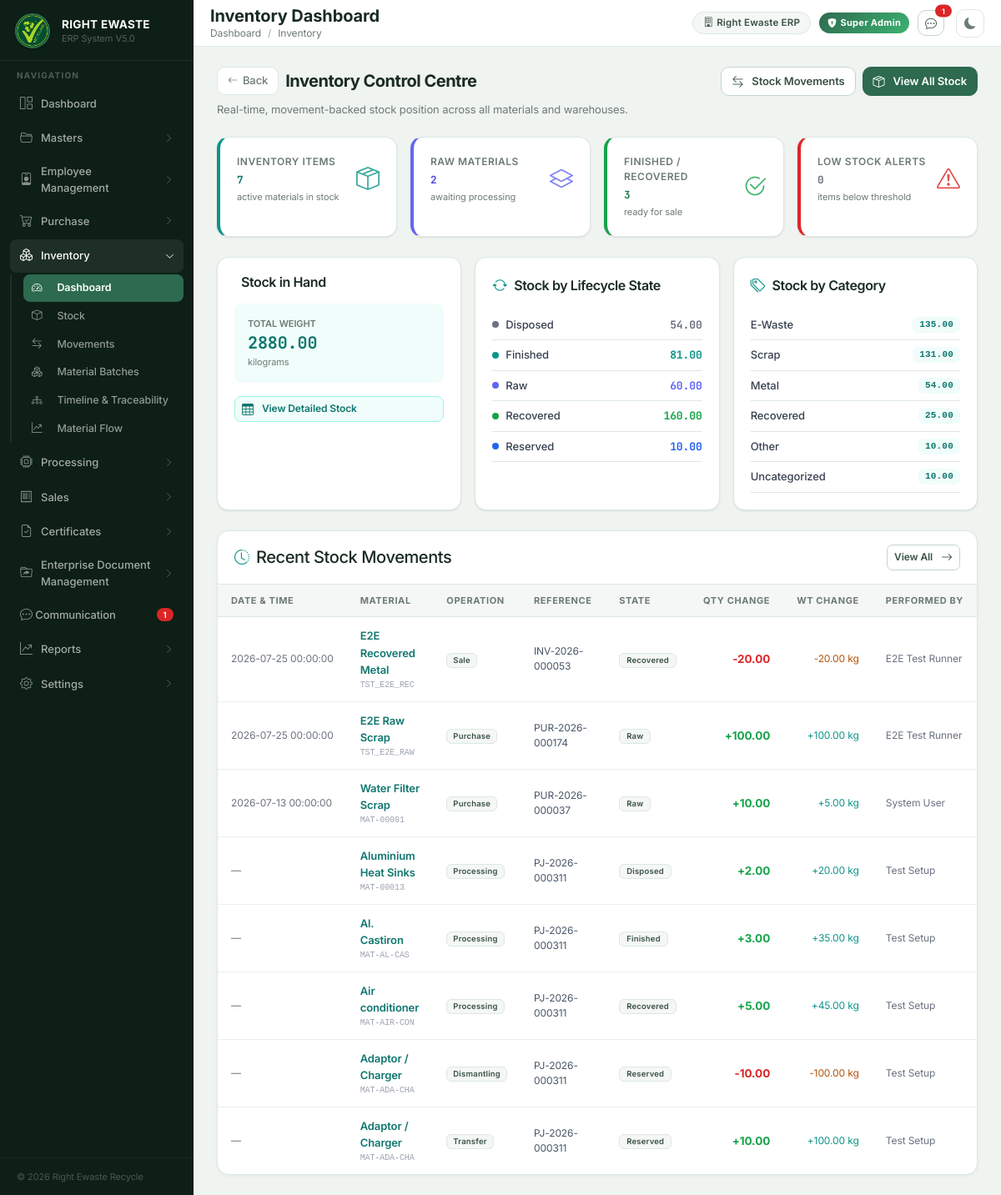
The page /inventory/dashboard on the database its author committed.
### tables this page shows
CREATE TABLE stock_movement (
    id INTEGER PRIMARY KEY AUTOINCREMENT,
    movement_key TEXT NOT NULL UNIQUE,
    material_id INTEGER NOT NULL,
    warehouse_id INTEGER NOT NULL DEFAULT 1,
    inventory_state TEXT NOT NULL,
    movement_type TEXT NOT NULL CHECK(movement_type IN (
        'PURCHASE', 'SALE', 'PROCESSING', 'REFURBISHMENT', 'DISMANTLING', 'SORTING',
        'INTERNAL_CONSUMPTION', 'WEIGHT_ADJUSTMENT', 'MANUAL_ADJUSTMENT', 'RETURN', 'TRANSFER'
    )),
    reference_type TEXT NOT NULL,
    reference_id INTEGER,
    reference_number TEXT,
    quantity_before REAL NOT NULL,
    quantity_change REAL NOT NULL,
    quantity_after REAL NOT NULL,
    weight_before REAL NOT NULL,
    weight_change REAL NOT NULL,
    weight_after REAL NOT NULL,
    performed_by TEXT NOT NULL DEFAULT 'System User',
    remarks TEXT,
    processing_job_reference TEXT,
    certificate_reference TEXT,
    created_at DATETIME DEFAULT CURRENT_TIMESTAMP, batch_id INTEGER, batch_number TEXT, from_location TEXT, to_location TEXT, financial_valuation REAL DEFAULT 0.0, cogs REAL DEFAULT 0.0, disposal_cost REAL DEFAULT 0.0,
    FOREIGN KEY (material_id) REFERENCES material(id),
    FOREIGN KEY (warehouse_id) REFERENCES warehouse(id)
);

CREATE TABLE material (

    id INTEGER PRIMARY KEY AUTOINCREMENT,

    material_code TEXT NOT NULL UNIQUE,

    material_name TEXT NOT NULL,

    hsn_code TEXT NOT NULL,

    uom TEXT NOT NULL,

    gst_percentage REAL NOT NULL,

    description TEXT,

    is_active INTEGER NOT NULL DEFAULT 1,

    created_at DATETIME DEFAULT CURRENT_TIMESTAMP,

    updated_at DATETIME DEFAULT CURRENT_TIMESTAMP

, category TEXT, tracking_type TEXT NOT NULL DEFAULT 'BOTH');

### backend/routes/inventory.py (the view)
@inventory_bp.route("/inventory/dashboard")
def inventory_dashboard():
    data = get_dashboard_summary()
    return render_template(
        "inventory/inventory_dashboard.html",
        snapshot=data["snapshot"],
        categories=data["categories"],
        states=data["states"],
        recent_movements=get_stock_movements(limit=8),
    )

### backend/app.py (called while the page is built)
@app.context_processor
def utility_processor():
    def modify_query(**new_values):
        args = request.args.to_dict()
        for key, value in new_values.items():
            args[key] = str(value)
        return urlencode(args)
    from routes.communication import get_global_unread_count
    return dict(modify_query=modify_query, unread_chat_count=get_global_unread_count)

### backend/database.py (called while the page is built)
def get_connection():
    conn = sqlite3.connect(DATABASE)
    conn.row_factory = sqlite3.Row
    conn.execute("PRAGMA foreign_keys = ON")
    return conn

### backend/routes/communication.py (called while the page is built)
def get_current_user_id():
    if "user" in session and isinstance(session["user"], dict):
        return session["user"].get("user_id", 1)
    return 1

def get_global_unread_count():
    user_id = get_current_user_id()
    conn = get_connection()
    try:
        cursor = conn.cursor()
        cursor.execute("""
            SELECT COUNT(*) FROM messages m
            JOIN conversation_participants cp ON m.conversation_id = cp.conversation_id
            WHERE cp.user_id = ? AND m.sender_id != ?
              AND cp.status = 'ACTIVE'
              AND m.id > COALESCE(cp.last_read_message_id, 0)
        """, (user_id, user_id))
        return cursor.fetchone()[0]
    except Exception:
        return 0
    finally:
        conn.close()

### backend/templates/inventory/inventory_dashboard.html (shortened to what this page needs)
{% extends "shared/base.html" %}
{% block page_title %}Inventory Dashboard{% endblock %}
{% block breadcrumb %}
<li class="breadcrumb-item"><a href="/" class="text-decoration-none text-muted">Dashboard</a></li>
<li class="breadcrumb-item active">Inventory</li>
{% endblock %}
{% from "shared/_page_header.html" import page_header %}
{% block content %}
{{ page_header(
    title="Inventory Control Centre",
    subtitle="Real-time, movement-backed stock position across all materials and warehouses.",
    back_url="/",
    actions=[
        {'label': 'Stock Movements', 'url': '/inventory/movements', 'icon': 'bi-arrow-left-right', 'class': 'btn-outline-secondary'},
        {'label': 'View All Stock', 'url': '/inventory', 'icon': 'bi-box-seam', 'class': 'btn-primary'}
    ]
) }}
<div class="row g-3 mb-4">
    <div class="col-xl-3 col-md-6">
        <div class="card h-100 border-0 shadow-sm" style="border-radius:12px; border-left:4.5px solid #0d9488 !important;">
            <div class="card-body py-3">
                <div class="d-flex align-items-center justify-content-between">
                    <div>
                        <p class="text-muted mb-1" style="font-size:12px; font-weight:600; text-transform:uppercase; letter-spacing:.5px;">Inventory Items</p>
                        <h3 class="mb-0 fw-bold font-monospace" style="color:#0f766e;">{{ snapshot.total_items }}</h3>
                        <small class="text-muted" style="font-size:11px;">active materials in stock</small>
                    </div>
                    <div style="color:#0d9488; font-size:28px; opacity:.8;"><i class="bi bi-box-seam"></i></div>
                </div>
            </div>
        </div>
    </div>
    <div class="col-xl-3 col-md-6">
        <div class="card h-100 border-0 shadow-sm" style="border-radius:12px; border-left:4.5px solid #6366f1 !important;">
            <div class="card-body py-3">
                <div class="d-flex align-items-center justify-content-between">
                    <div>
                        <p class="text-muted mb-1" style="font-size:12px; font-weight:600; text-transform:uppercase; letter-spacing:.5px;">Raw Materials</p>
                        <h3 class="mb-0 fw-bold font-monospace" style="color:#4f46e5;">{{ snapshot.raw_items }}</h3>
                        <small class="text-muted" style="font-size:11px;">awaiting processing</small>
                    </div>
                    <div style="color:#6366f1; font-size:28px; opacity:.8;"><i class="bi bi-layers"></i></div>
                </div>
            </div>
        </div>
    </div>
    <div class="col-xl-3 col-md-6">
        <div class="card h-100 border-0 shadow-sm" style="border-radius:12px; border-left:4.5px solid #16a34a !important;">
            <div class="card-body py-3">
                <div class="d-flex align-items-center justify-content-between">
                    <div>
                        <p class="text-muted mb-1" style="font-size:12px; font-weight:600; text-transform:uppercase; letter-spacing:.5px;">Finished / Recovered</p>
                        <h3 class="mb-0 fw-bold font-monospace" style="color:#15803d;">{{ snapshot.finished_items }}</h3>
                        <small class="text-muted" style="font-size:11px;">ready for sale</small>
                    </div>
                    <div style="color:#16a34a; font-size:28px; opacity:.8;"><i class="bi bi-check2-circle"></i></div>
                </div>
            </div>
        </div>
    </div>
    <div class="col-xl-3 col-md-6">
        <div class="card h-100 border-0 shadow-sm" style="border-radius:12px; border-left:4.5px solid #dc2626 !important;">
            <div class="card-body py-3">
                <div class="d-flex align-items-center justify-content-between">
                    <div>
                        <p class="text-muted mb-1" style="font-size:12px; font-weight:600; text-transform:uppercase; letter-spacing:.5px;">Low Stock Alerts</p>
                        <h3 class="mb-0 fw-bold font-monospace" style="color:{% if snapshot.low_stock > 0 %}#dc2626{% else %}#6b7280{% endif %};">
                            {{ snapshot.low_stock }}
                        </h3>
                        <small class="text-muted" style="font-size:11px;">items below threshold</small>
                    </div>
                    <div style="color:#dc2626; font-size:28px; opacity:.8;"><i class="bi bi-exclamation-triangle"></i></div>
                </div>
            </div>
        </div>
    </div>
</div>
<div class="row g-3 mb-4">
    <div class="col-md-4">
        <div class="card h-100 border-0 shadow-sm" style="border-radius:12px;">
            <div class="card-body">
                <div class="d-flex align-items-center gap-2 mb-3">
                    <h2 class="h6 mb-0 fw-semibold">Stock in Hand</h2>
                </div>
                <div class="row g-3">
                    <div class="col-12">
                        <div class="p-3 rounded-3" style="background:#f0fdfa;">
                            <div class="text-muted" style="font-size:11px; font-weight:600; text-transform:uppercase;">Total Weight</div>
                            <div class="fw-bold font-monospace" style="font-size:20px; color:#0f766e;">
                                {{ '%.2f'|format(snapshot.total_weight) }}
                            </div>
                            <div class="text-muted" style="font-size:11px;">kilograms</div>
                        </div>
                    </div>
                </div>
                <div class="mt-3">
                    <a href="{{ url_for('inventory.inventory') }}"
                       class="btn btn-sm w-100"
                       style="background:#f0fdfa; color:#0f766e; border:1px solid #99f6e4; border-radius:8px; font-weight:600; font-size:12px;">
                        <i class="bi bi-table me-1"></i> View Detailed Stock
                    </a>
                </div>
            </div>
        </div>
    </div>
    <div class="col-md-4">
        <div class="card h-100 border-0 shadow-sm" style="border-radius:12px;">
            <div class="card-body">
                <div class="d-flex align-items-center gap-2 mb-3">
                    <i class="bi bi-arrow-repeat" style="color:#0d9488; font-size:18px;"></i>
                    <h2 class="h6 mb-0 fw-semibold">Stock by Lifecycle State</h2>
                </div>
                {% set state_colors = {'RAW':'#6366f1','PROCESSING':'#d97706','RECOVERED':'#16a34a','FINISHED':'#0d9488','RESERVED':'#2563eb','REJECTED':'#dc2626','DISPOSED':'#6b7280'} %}
                {% if states %}
                    {% for state in states %}
                    <div class="d-flex justify-content-between align-items-center py-2 border-bottom">
                        <div class="d-flex align-items-center gap-2">
                            <span style="width:8px; height:8px; border-radius:50%; background:{{ state_colors.get(state.label, '#6b7280') }}; display:inline-block;"></span>
                            <span style="font-size:13px; font-weight:500; color:#374151;">{{ state.label|title }}</span>
                        </div>
                        <strong class="font-monospace" style="font-size:13px; color:{{ state_colors.get(state.label, '#374151') }};">
                            {{ '%.2f'|format(state.value) }}
                        </strong>
                    </div>
                    {% endfor %}
                {% else %}
                    <div class="text-center py-4 text-muted" style="font-size:13px;">
                        <i class="bi bi-inbox" style="font-size:32px; display:block; margin-bottom:8px; opacity:.4;"></i>
                        No stock movements recorded yet.
                    </div>
                {% endif %}
            </div>
        </div>
    </div>
    <div class="col-md-4">
        <div class="card h-100 border-0 shadow-sm" style="border-radius:12px;">
            <div class="card-body">
                <div class="d-flex align-items-center gap-2 mb-3">
                    <i class="bi bi-tags" style="color:#0d9488; font-size:18px;"></i>
                    <h2 class="h6 mb-0 fw-semibold">Stock by Category</h2>
                </div>
                {% if categories %}
                    {% for cat in categories %}
                    <div class="d-flex justify-content-between align-items-center py-2 border-bottom">
                        <span style="font-size:13px; font-weight:500; color:#374151;">{{ cat.label }}</span>
                        <span class="badge" style="background:#f0fdfa; color:#0f766e; font-family:monospace; font-size:11px; font-weight:700; padding:4px 8px;">
                            {{ '%.2f'|format(cat.value) }}
                        </span>
                    </div>
                    {% endfor %}
                {% else %}
                    <div class="text-center py-4 text-muted" style="font-size:13px;">
                        <i class="bi bi-tags" style="font-size:32px; display:block; margin-bottom:8px; opacity:.4;"></i>
                        No categorized stock available.
                    </div>
                {% endif %}
            </div>
        </div>
    </div>
</div>
<div class="erp-card">
    <div class="erp-card-header d-flex justify-content-between align-items-center">
        <div class="d-flex align-items-center gap-2">
            <i class="bi bi-clock-history" style="font-size:18px; color:#0d9488;"></i>
            <h2 class="h5 mb-0">Recent Stock Movements</h2>
        </div>
        <a href="{{ url_for('inventory.movement_history') }}" class="btn btn-sm btn-outline-secondary" style="border-radius:7px; font-size:12px; font-weight:600;">
            View All <i class="bi bi-arrow-right ms-1"></i>
        </a>
    </div>
    <div class="erp-card-body p-0">
        {% if recent_movements %}
        <div style="overflow-x:auto;">
        <table class="erp-table">
            <thead>
                <tr>
                    <th>Date & Time</th>
                    <th>Material</th>
                    <th>Operation</th>
                    <th>Reference</th>
                    <th>State</th>
                    <th style="text-align:right;">Qty Change</th>
                    <th style="text-align:right;">Wt Change</th>
                    <th>Performed By</th>
                </tr>
            </thead>
            <tbody>
                {% for row in recent_movements %}
                <tr>
                    <td style="white-space:nowrap; font-size:12px; color:#6b7280;">
                        {{ row.created_at[:19] if row.created_at else '—' }}
                    </td>
                    <td>
                        <a href="{{ url_for('inventory.inventory_details', material_id=row.material_id) }}"
                           style="color:#0f766e; font-weight:600; text-decoration:none; font-size:13px;">
                            {{ row.material_name }}
                        </a>
                        <div style="font-family:monospace; font-size:10px; color:#9ca3af;">{{ row.material_code }}</div>
                    </td>
                    <td>
                        {% set cls, lbl = type_colors.get(row.movement_type, ('bg-light text-secondary', row.movement_type|replace('_',' ')|title)) %}
                        <span class="badge {{ cls }}" style="font-size:9.5px; padding:3px 7px;">{{ lbl }}</span>
                    </td>
                    <td style="font-family:monospace; font-size:12px; color:#475569;">
                        {{ row.reference_number or '—' }}
                    </td>
                    <td>
                        <span class="badge bg-light text-secondary border" style="font-size:9.5px;">
                            {{ row.inventory_state|title if row.inventory_state else '—' }}
                        </span>
                    </td>
                    <td style="text-align:right; font-family:monospace; font-weight:700;
                                color:{% if row.quantity_change > 0 %}#16a34a{% elif row.quantity_change < 0 %}#dc2626{% else %}#6b7280{% endif %};">
                        {{ '%+.2f'|format(row.quantity_change) }}
                    </td>
                    <td style="text-align:right; font-family:monospace; font-size:12px;
                                color:{% if row.weight_change > 0 %}#0d9488{% elif row.weight_change < 0 %}#b45309{% else %}#9ca3af{% endif %};">
                        {{ '%+.2f'|format(row.weight_change) }} kg
                    </td>
                    <td style="font-size:12px; color:#6b7280;">{{ row.performed_by or '—' }}</td>
                </tr>
                {% endfor %}
            </tbody>
        </table>
        </div>
        {% else %}
        <div class="empty-state">
            <div class="empty-icon">📊</div>
            <p>No stock movements recorded yet. Stock movements will appear here once purchases or sales are confirmed.</p>
        </div>
        {% endif %}
    </div>
</div>
{% endblock %}

### rows shown on the page
stock_movement: created_at "2026-07-25 00:00:00", material_name "E2E Recovered Metal", material_code "TST_E2E_REC", lbl "Sale", reference_number "INV-2026-000053", inventory_state "Recovered", quantity_change "-20.00", weight_change "-20.00", performed_by "E2E Test Runner"
stock_movement: created_at "2026-07-25 00:00:00", material_name "E2E Raw Scrap", material_code "TST_E2E_RAW", lbl "Purchase", reference_number "PUR-2026-000174", inventory_state "Raw", quantity_change "+100.00", weight_change "+100.00", performed_by "E2E Test Runner"
stock_movement: created_at "2026-07-13 00:00:00", material_name "Water Filter Scrap", material_code "MAT-00001", lbl "Purchase", reference_number "PUR-2026-000037", inventory_state "Raw", quantity_change "+10.00", weight_change "+5.00", performed_by "System User"
stock_movement: created_at "—", material_name "Aluminium Heat Sinks", material_code "MAT-00013", movement_type "Processing", reference_number "PJ-2026-000311", inventory_state "Disposed", quantity_change "+2.00", weight_change "+20.00", performed_by "Test Setup"
stock_movement: created_at "—", material_name "Al. Castiron", material_code "MAT-AL-CAS", movement_type "Processing", reference_number "PJ-2026-000311", inventory_state "Finished", quantity_change "+3.00", weight_change "+35.00", performed_by "Test Setup"
stock_movement: created_at "—", material_name "Air conditioner", material_code "MAT-AIR-CON", movement_type "Processing", reference_number "PJ-2026-000311", inventory_state "Recovered", quantity_change "+5.00", weight_change "+45.00", performed_by "Test Setup"
stock_movement: created_at "—", material_name "Adaptor / Charger", material_code "MAT-ADA-CHA", movement_type "Dismantling", reference_number "PJ-2026-000311", inventory_state "Reserved", quantity_change "-10.00", weight_change "-100.00", performed_by "Test Setup"
stock_movement: created_at "—", material_name "Adaptor / Charger", material_code "MAT-ADA-CHA", movement_type "Transfer", reference_number "PJ-2026-000311", inventory_state "Reserved", quantity_change "+10.00", weight_change "+100.00", performed_by "Test Setup"

### other values the page prints
{{ u_count if u_count <= 99 else '99+' }} "1"
{{ title }} "Inventory Control Centre"
{{ subtitle }} "Real-time, movement-backed stock position across all materials and warehouses."
{{ action.label }} "Stock Movements" "View All Stock"
{{ snapshot.total_items }} "7"
{{ snapshot.raw_items }} "2"
{{ snapshot.finished_items }} "3"
{{ snapshot.low_stock }} "0"
{{ '%.2f'|format(snapshot.total_weight) }} "2880.00"
{{ state.label|title }} "Disposed" "Finished" "Raw" "Recovered" "Reserved"
{{ '%.2f'|format(state.value) }} "54.00" "81.00" "60.00" "160.00" "10.00"
{{ cat.label }} "E-Waste" "Scrap" "Metal" "Recovered" "Other" "Uncategorized"
{{ '%.2f'|format(cat.value) }} "135.00" "131.00" "54.00" "25.00" "10.00" "10.00"
